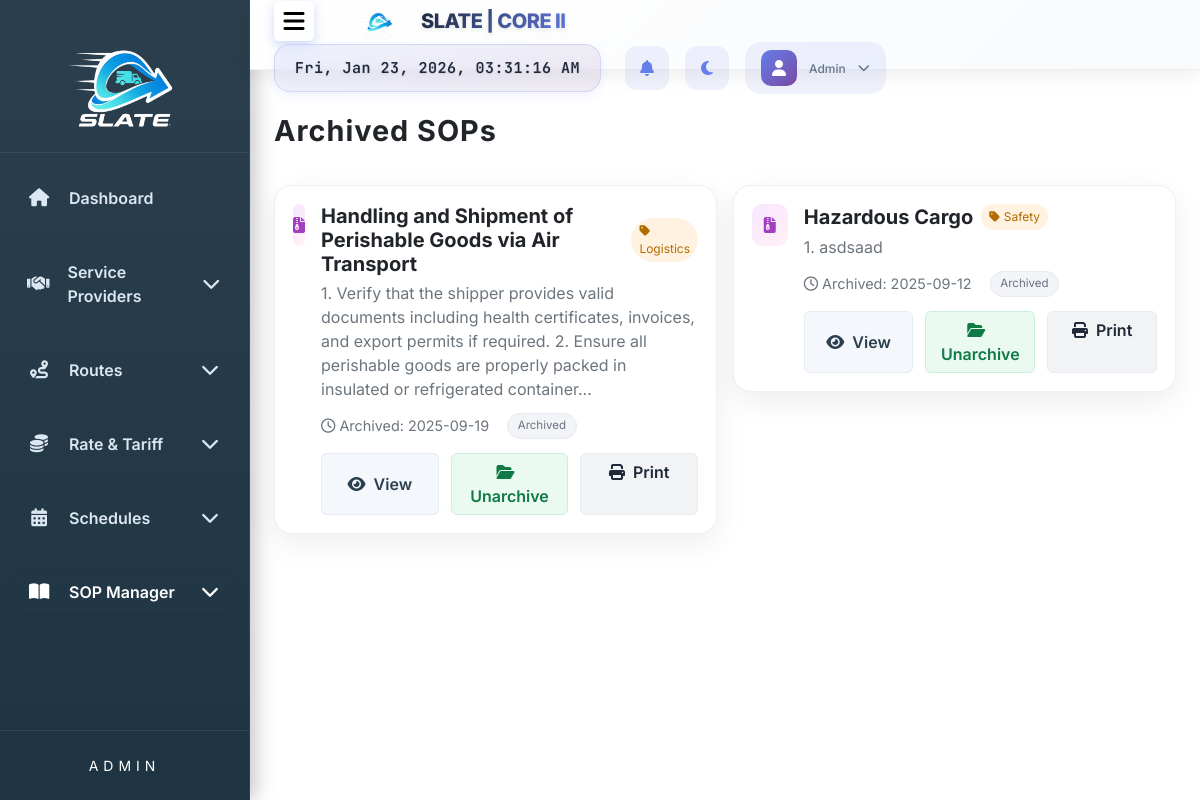
The page /admin/archived_sop.php (signed in) on the database its author committed.
### tables this page shows
CREATE TABLE IF NOT EXISTS `sop_documents` (
  `sop_id` int NOT NULL AUTO_INCREMENT,
  `title` varchar(255) NOT NULL,
  `category` varchar(100) NOT NULL,
  `content` text NOT NULL,
  `file_path` varchar(255) DEFAULT NULL,
  `status` enum('Active','Draft','Archived') DEFAULT 'Draft',
  `created_at` timestamp NOT NULL DEFAULT CURRENT_TIMESTAMP,
  `updated_at` timestamp NOT NULL DEFAULT CURRENT_TIMESTAMP ON UPDATE CURRENT_TIMESTAMP,
  PRIMARY KEY (`sop_id`)
);

### admin/archived_sop.php (the view, shortened to what this page needs)
<?php
include('header.php');
include('sidebar.php');
include('navbar.php');
include('../connect.php');
?>
<link rel="stylesheet" href="modern-table-styles.css">
<div class="content p-4">
  <div class="d-flex justify-content-between align-items-start mb-3">
    <div>
      <h3 class="mb-1">Archived SOPs</h3>
    </div>
  </div>
  <div class="sop-grid row g-3" id="archivedGrid">
    <?php
      $result = $conn->query("SELECT * FROM sop_documents WHERE status='Archived' ORDER BY created_at DESC");
      if ($result && $result->num_rows > 0) {
        while ($row = $result->fetch_assoc()) {
          $title = htmlspecialchars($row['title']);
          $category = htmlspecialchars($row['category']);
          $contentPlain = trim(strip_tags($row['content'] ?? ''));
          $excerpt = mb_strimwidth($contentPlain, 0, 220, '...');
          $created = date('Y-m-d', strtotime($row['created_at']));
          echo "
          <div class='col-12 col-md-6'>
            <div class='sop-card' data-title='".htmlspecialchars($row['title'], ENT_QUOTES)."' data-category='".htmlspecialchars($row['category'], ENT_QUOTES)."'>
              <div class='d-flex align-items-start gap-3'>
                <div class='sop-icon'><i class='fas fa-file-archive'></i></div>
                <div class='flex-grow-1'>
                  <div class='d-flex align-items-center gap-2 mb-1'>
                    <h5 class='sop-title mb-0'>".$title."</h5>
                    <span class='sop-badge'><i class='fas fa-tag me-1'></i>".$category."</span>
                  </div>
                  <p class='sop-desc'>".htmlspecialchars($excerpt)."</p>
                  <div class='sop-meta'>
                    <div><i class='far fa-clock me-1'></i>Archived: ".$created."</div>
                    <span class='status-archived'>Archived</span>
                  </div>
                  <div class='sop-actions'>
                    <button class='btn btn-soft viewBtn'
                      data-id='".$row['sop_id']."'
                      data-title='".$title."'
                      data-category='".$category."'
                      data-status='Archived'
                      data-content='".htmlspecialchars($row['content'], ENT_QUOTES)."'
                      data-file='".$row['file_path']."'>
                      <i class='fas fa-eye me-2'></i>View
                    </button>
                    <button class='btn btn-soft-success unarchiveBtn'
                      data-id='".$row['sop_id']."'
                      data-title='".htmlspecialchars($row['title'], ENT_QUOTES)."'
                      data-bs-toggle='modal' data-bs-target='#unarchiveSopModal'>
                      <i class='fas fa-folder-open me-2'></i>Unarchive
                    </button>
                    <a href='print_sop.php?id=".$row['sop_id']."' target='_blank' class='btn btn-soft-dark'>
                      <i class='fas fa-print me-2'></i>Print
                    </a>
                  </div>
                </div>
              </div>
            </div>
          </div>";
        }
      } else {
        echo "<div class='col-12'><div class='sop-card text-center'><h5 class='mb-1'>No archived SOPs found</h5><div class='text-muted'>You can unarchive from here when available.</div></div></div>";
      }
    ?>
  </div>
</div>
<?php include('footer.php'); ?>

### admin/styles1.css (style rules this page uses)
* { margin: 0; padding: 0; box-sizing: border-box; }
body { display: flex; font-family: 'Inter', -apple-system, BlinkMacSystemFont, 'Segoe UI', Roboto, sans-serif; }
.content { margin-left: 250px; margin-top: 90px; padding: 20px; flex-grow: 1; transition: margin-left 0.3s ease; }
.content h3 { text-align: center; font-weight: 700; font-size: clamp(1.2rem, 2vw + 0.5rem, 1.8rem); padding: 0; border-radius: 0; background: transparent; color: inherit; box-shadow: none; letter-spacing: 1px; }
body, .sidebar, .navbar, .content, form, input, select, textarea, button { transition: background-color 0.4s ease, color 0.4s ease, border-color 0.4s ease; }

### admin/archived_sop.php (style rules this page uses)
.sop-grid { margin-top:1rem }
.sop-card { background:#fff;border:1px solid rgba(0,0,0,.06);border-radius:18px;padding:18px;box-shadow:0 10px 30px rgba(2,6,23,.07);transition:transform .2s ease, box-shadow .2s ease }
.sop-icon { width:42px;height:42px;display:flex;align-items:center;justify-content:center;border-radius:10px;background:linear-gradient(135deg,#f8e7ff,#fff0f6);color:#a23ec0 }
.sop-title { font-weight:700;margin:0 }
.sop-badge { display:inline-block;font-size:.75rem;padding:.25rem .5rem;border-radius:999px;background:#fff2e0;color:#b26b00 }
.sop-desc { color:#6c757d;margin:.35rem 0 0 }
.sop-meta { color:#6c757d;font-size:.9rem;display:flex;gap:18px;flex-wrap:wrap;margin-top:.75rem;align-items:center }
.status-archived { font-size:.72rem;padding:.2rem .6rem;border-radius:999px;background:#f2f4f7;border:1px solid #e6e9ef;color:#6b7280 }
.sop-actions { display:grid;grid-template-columns:1fr 1fr 1fr;gap:.75rem;margin-top:.9rem }
.btn-soft { background:#f4f7fb;border:1px solid #e7ecf3;color:#2b3f4e;font-weight:600 }
.btn-soft-success { background:#eafaf1;border:1px solid #c9eedc;color:#0f7a45;font-weight:600 }
.btn-soft-dark { background:#f1f3f5;border:1px solid #e7ecf3;color:#1f2937;font-weight:600 }

### rows shown on the page
sop_documents: title "Handling and Shipment of Perishable Goods via Air Transport", category "Logistics", content "1. Verify that the shipper provides valid documents including health certificates, invoices, and export permits if required. 2. Ensure all perishable goods are properly packed in insulated or refrigerated container...", created_at "2025-09-19"
sop_documents: title "Hazardous Cargo", category "Safety", content "1. asdsaad", created_at "2025-09-12"

### other values the page prints
$displayName "Admin"
